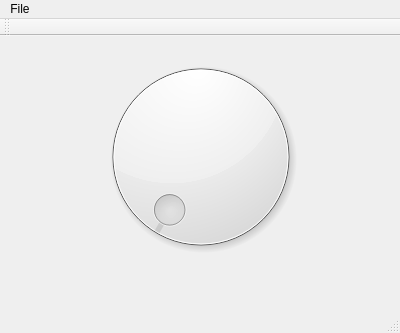
<?xml version="1.0" encoding="UTF-8"?>
<ui version="4.0">
 <class>light_controller</class>
 <widget class="QMainWindow" name="light_controller">
  <property name="geometry">
   <rect>
    <x>0</x>
    <y>0</y>
    <width>400</width>
    <height>333</height>
   </rect>
  </property>
  <property name="windowTitle">
   <string>light_controller</string>
  </property>
  <widget class="QWidget" name="centralWidget">
   <widget class="QWidget" name="horizontalLayoutWidget">
    <property name="geometry">
     <rect>
      <x>0</x>
      <y>0</y>
      <width>401</width>
      <height>241</height>
     </rect>
    </property>
    <layout class="QHBoxLayout" name="horizontalLayout">
     <item>
      <widget class="QDial" name="dial">
       <property name="maximum">
        <number>255</number>
       </property>
       <property name="singleStep">
        <number>8</number>
       </property>
       <property name="pageStep">
        <number>64</number>
       </property>
      </widget>
     </item>
    </layout>
   </widget>
  </widget>
  <widget class="QMenuBar" name="menuBar">
   <property name="geometry">
    <rect>
     <x>0</x>
     <y>0</y>
     <width>400</width>
     <height>23</height>
    </rect>
   </property>
   <widget class="QMenu" name="menuFile">
    <property name="title">
     <string>File</string>
    </property>
    <addaction name="actionClose"/>
   </widget>
   <addaction name="menuFile"/>
  </widget>
  <widget class="QToolBar" name="mainToolBar">
   <attribute name="toolBarArea">
    <enum>TopToolBarArea</enum>
   </attribute>
   <attribute name="toolBarBreak">
    <bool>false</bool>
   </attribute>
  </widget>
  <widget class="QStatusBar" name="statusBar"/>
  <action name="actionClose">
   <property name="text">
    <string>Close</string>
   </property>
  </action>
 </widget>
 <layoutdefault spacing="6" margin="11"/>
 <resources/>
 <connections/>
</ui>
